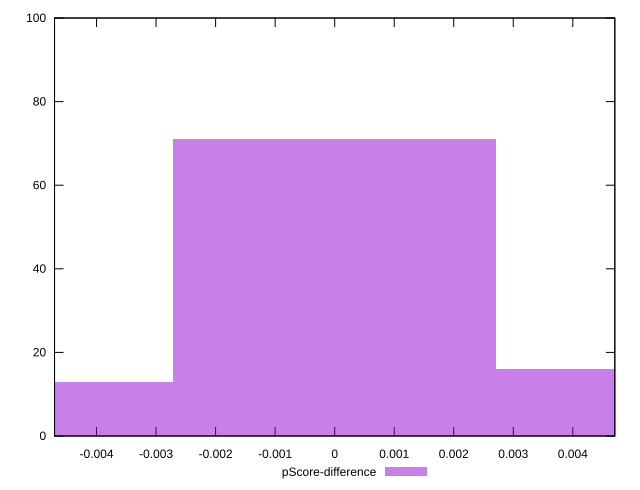

Reproduce this figure in gnuplot.
reset

$pScoreDifference <<EOF
0.005416070096235352 16
0 71
-0.005416070096235352 13
EOF

set key outside below
set boxwidth 0.005416070096235352
set xrange [-0.004705882352941226:0.004705882352941171]
set yrange [0:100]
set trange [0:100]
set style fill transparent solid 0.5 noborder
set terminal svg size 640, 490 enhanced background rgb 'white'
set output "reports/report_00032_2021-02-25T10-28-15.087Z/unused-javascript/samples/music/pScore-difference/histogram.svg"

plot $pScoreDifference title "pScore-difference" with boxes

reset
